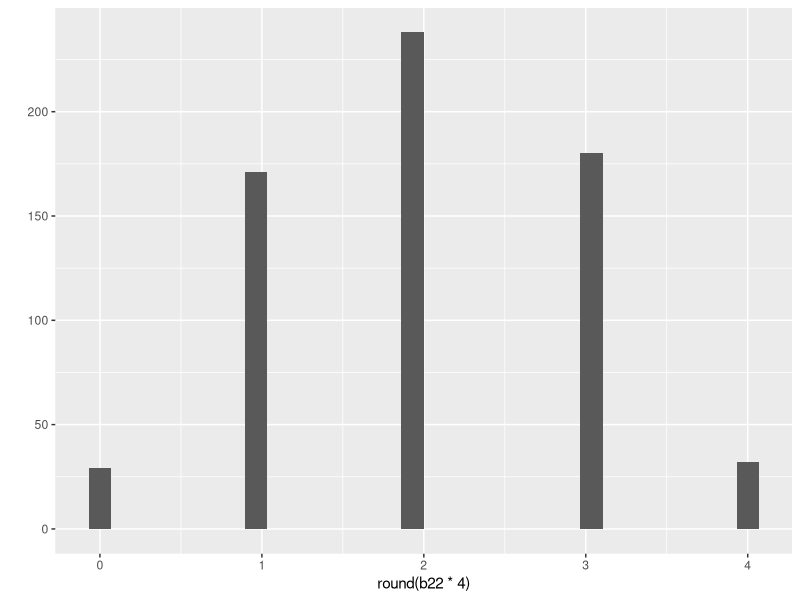
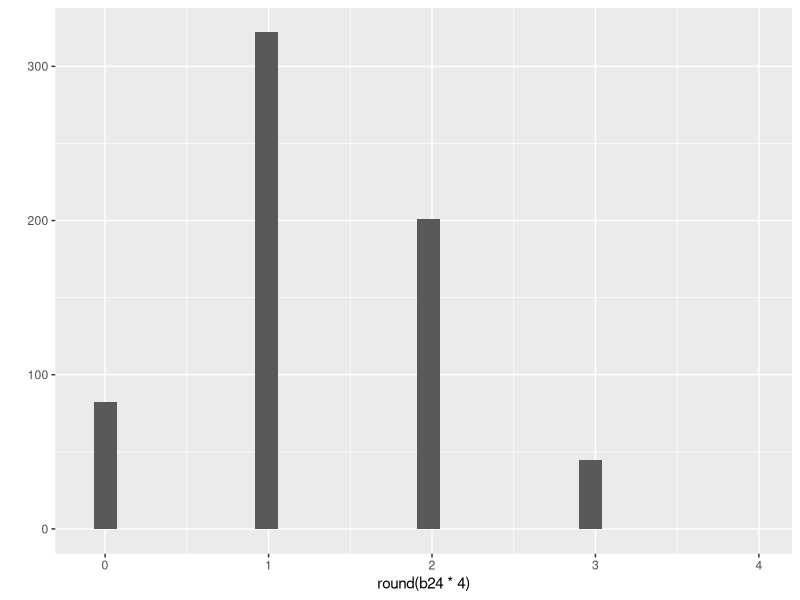
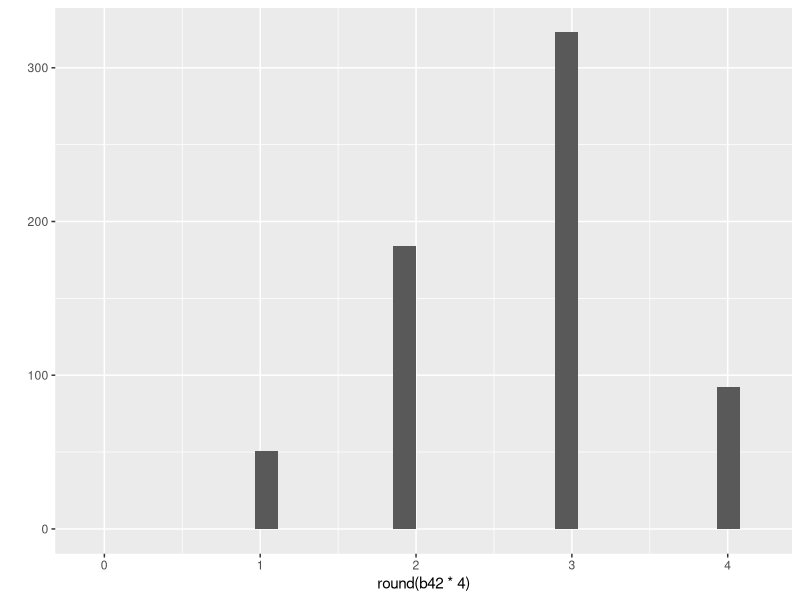
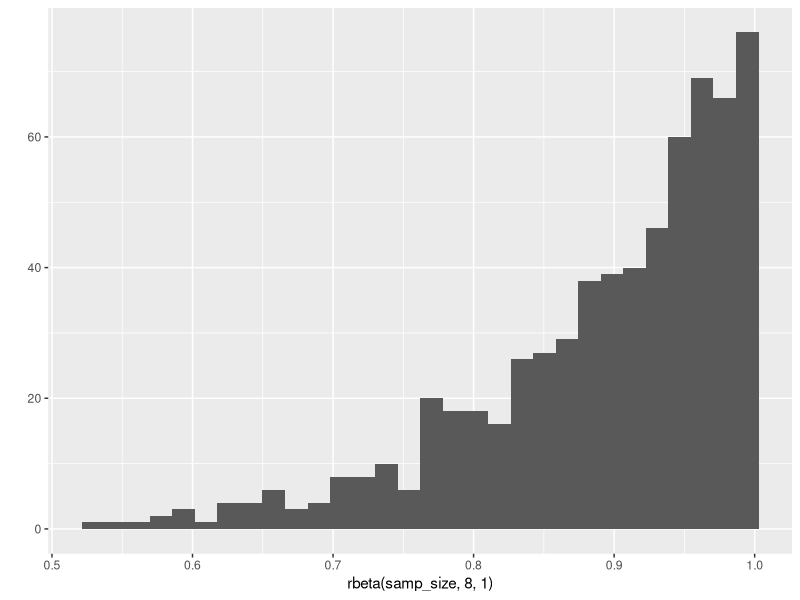
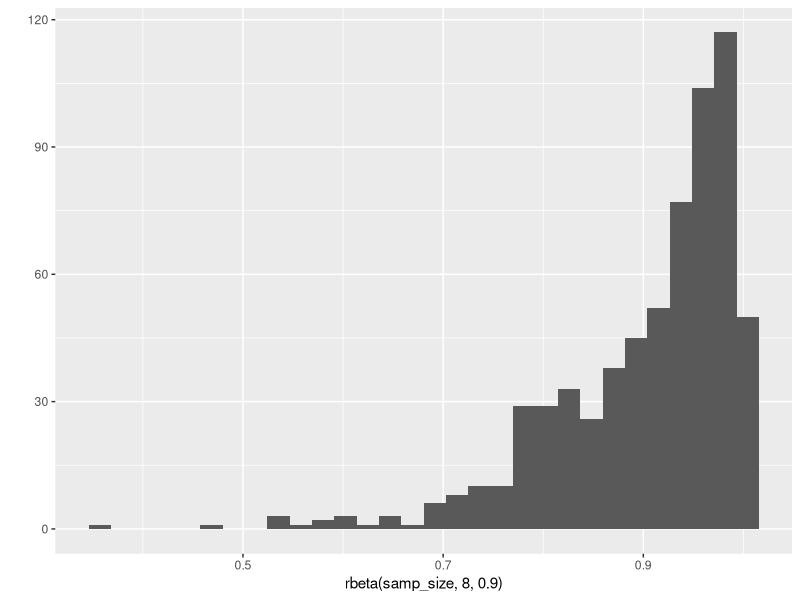
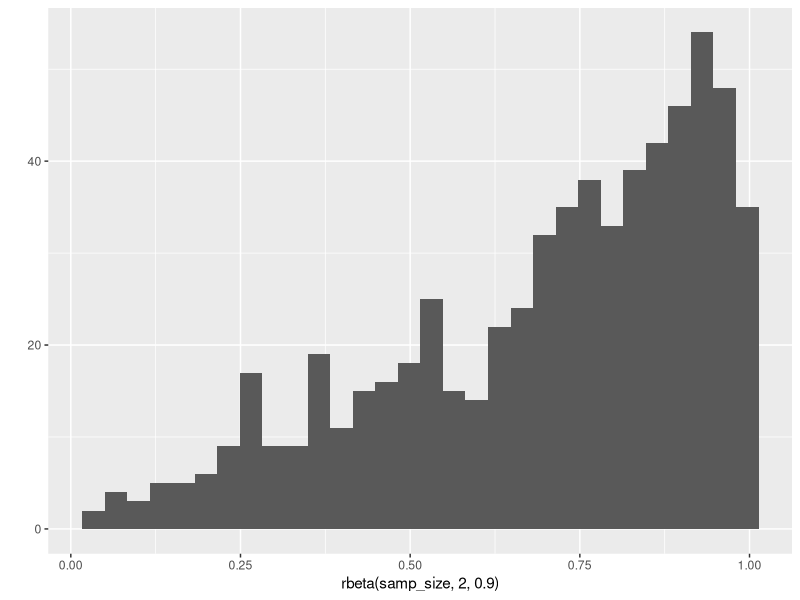
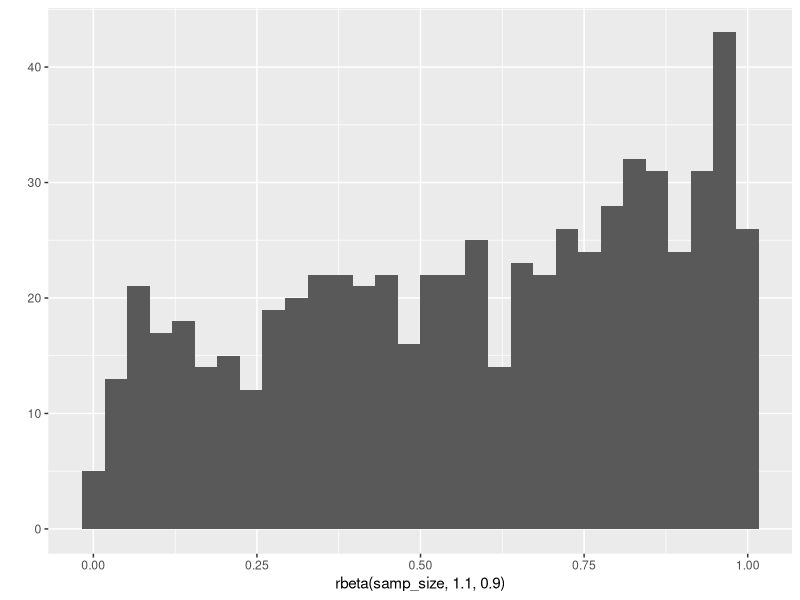
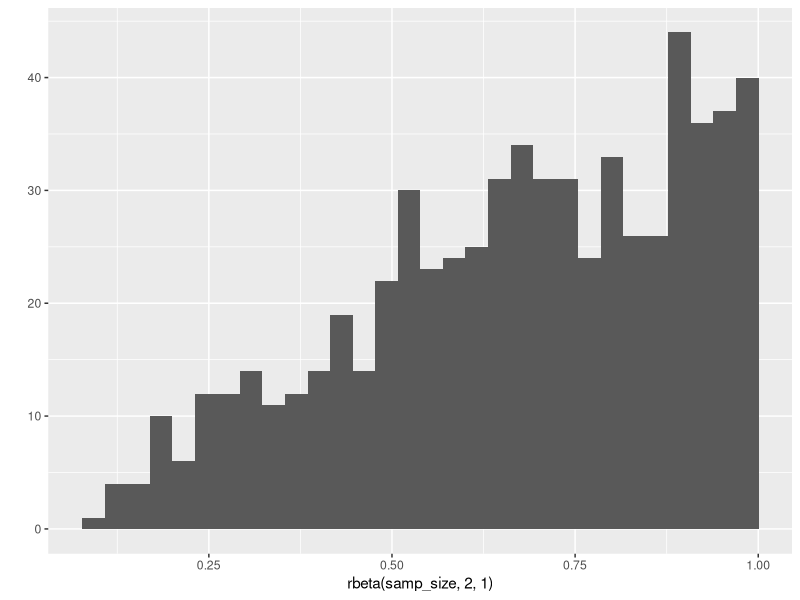

The R source for these figures, in order:
library(ggplot2)
samp_size = 650

likert_beta = function(n, a, b){
	round(rbeta(n, a, b) * 4)
}

b22 = rbeta(samp_size, 2, 2)
qplot(round(b22 * 4))

b24 = rbeta(samp_size, 2, 4)
qplot(round(b24 * 4), xlim=c(-0.1,4))

b42 = rbeta(samp_size, 4, 2)
qplot(round(b42 * 4), xlim=c(-0.1,4.2))

qplot(rbeta(samp_size, 8,   1))   # concave
qplot(rbeta(samp_size, 8,   0.9)) # more concave?
qplot(rbeta(samp_size, 2,   0.9)) # ramp
qplot(rbeta(samp_size, 1.1, 0.9)) # gentle ramp
qplot(rbeta(samp_size, 2,   1))   # ramp
qplot(rbeta(samp_size, 1.5, 1))   # moderate ramp
qplot(rbeta(samp_size, 1.5, 0.5)) # very spiky
qplot(rbeta(samp_size, 1,   0.5)) # less spiky
